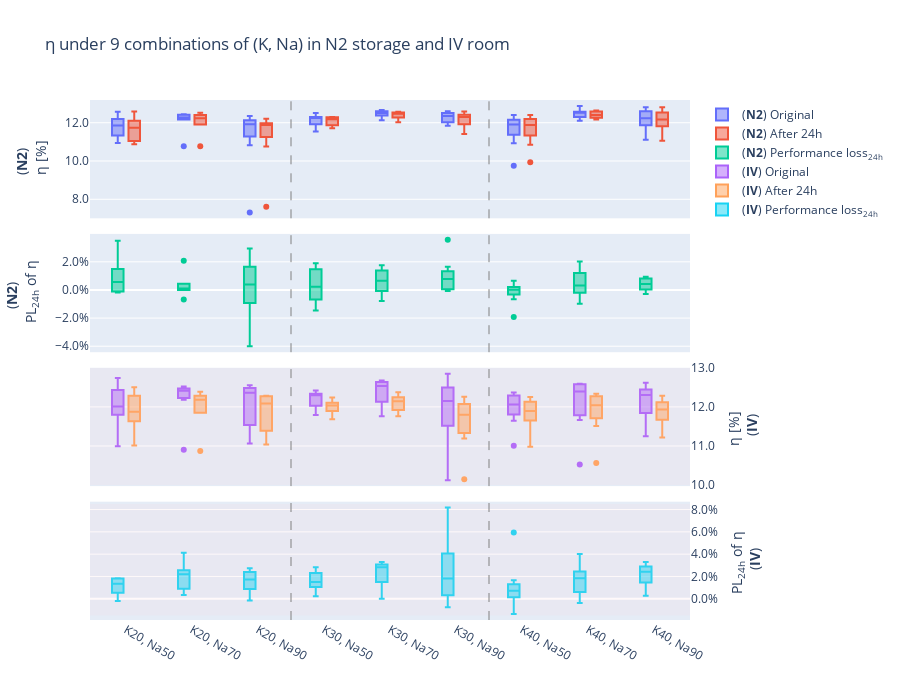

The cell this chart's notebook holds for it:
### Code cell
fig_Alkali_η = make_subplots(rows=4, cols=1,shared_xaxes = True,vertical_spacing=0.03)

fig_Alkali_η.add_trace(
    go.Box(y=Alkali_test_η_N2['η [%]'], x = Alkali_test_η_N2["Type"], 
           name = "(<b>N2</b>) Original", offsetgroup = "A"),
    row=1, col=1
)

fig_Alkali_η.add_trace(
    go.Box(y=Alkali_test_η_N2['η [%].1'], x = Alkali_test_η_N2["Type"], 
           name = "(<b>N2</b>) After 24h", offsetgroup = "B"),
    row=1, col=1
)


fig_Alkali_η.add_trace(
    go.Box(y=Alkali_test_η_N2['PL-η'], x = Alkali_test_η_N2["Type"], 
           name = "(<b>N2</b>) Performance loss<sub>24h</sub>", offsetgroup = "A"),
    row=2, col=1
)
#########
fig_Alkali_η.add_trace(
    go.Box(y=Alkali_test_η_IV['η [%]'], x = Alkali_test_η_IV["Type"], 
           name = "(<b>IV</b>) Original", offsetgroup = "A"),
    row=3, col=1
)

fig_Alkali_η.add_trace(
    go.Box(y=Alkali_test_η_IV['η [%].1'], x = Alkali_test_η_IV["Type"], 
           name = "(<b>IV</b>) After 24h", offsetgroup = "B"),
    row=3, col=1
)


fig_Alkali_η.add_trace(
    go.Box(y=Alkali_test_η_IV['PL-η'], x = Alkali_test_η_IV["Type"], 
           name = "(<b>IV</b>) Performance loss<sub>24h</sub>", offsetgroup = "A"),
    row=4, col=1
)

fig_Alkali_η.add_hrect(y0=10, y1=13, col="all", row=3,
              fillcolor="pink", opacity=0.1, line_width=0)

fig_Alkali_η.add_hrect(y0=-0.015, y1=0.085, col="all", row=4,
              fillcolor="pink", opacity=0.1, line_width=0)

fig_Alkali_η.add_vline(
        x=2.5, line_width=1, line_dash="dash", 
        line_color="grey")

fig_Alkali_η.add_vline(
        x=5.5, line_width=1, line_dash="dash", 
        line_color="grey")

fig_Alkali_η.update_layout(title = "η under 9 combinations of (K, Na) in N2 storage and IV room",
    boxmode='group', height=700, width=900,boxgap=0.5,
                     yaxis=dict(title=" (<b>N2</b>) <br> η [%]",tickformat=".1f"),
                     yaxis2=dict(title="(<b>N2</b>) <br> PL<sub>24h</sub> of η",tickformat = ',.1%'),
                     yaxis3=dict(title="η [%] <br> (<b>IV</b>)",side='right',tickformat=".1f"),
                     yaxis4=dict(title="PL<sub>24h</sub> of η <br> (<b>IV</b>)", dtick= 0.02,
                                 side='right',tickformat = ',.1%')
                    ) 
fig_Alkali_η.update_xaxes(tickangle=30) 
fig_Alkali_η.show()
fig_Alkali_η.write_image("3.4 η under 9 combinations of (K, Na) in N2 storage and IV room.png", scale=3, width=900, height=600)

### Figure 1 — Plotly figure (JSON) as saved in the notebook; plotly's stock layout.template omitted (floating-point values rounded to 4 significant figures)
{"data": [{"name": "(<b>N2</b>) Original", "offsetgroup": "A", "type": "box", "x": ["K20, Na50", "K20, Na50", "K20, Na50", "K20, Na70", "K20, Na70", "K20, Na70", "K20, Na70", "K20, Na90", "K20, Na90", "K20, Na90", "K20, Na90", "K30, Na50", "K30, Na50", "K30, Na50", "K30, Na50", "K30, Na70", "K30, Na70", "K30, Na70", "K30, Na70", "K30, Na90", "K30, Na90", "K30, Na90", "K30, Na90", "K40, Na50", "K40, Na50", "K40, Na50", "K40, Na50", "K40, Na70", "K40, Na70", "K40, Na70", "K40, Na70", "K40, Na90", "K40, Na90", "K40, Na90", "K40, Na90", "K20, Na50", "K20, Na50", "K20, Na50", "K20, Na50", "K20, Na70", "K20, Na70", "K20, Na90", "K20, Na90", "K20, Na90", "K20, Na90", "K30, Na50", "K30, Na50", "K30, Na50", "K30, Na50", "K30, Na70", "K30, Na70", "K30, Na70", "K30, Na70", "K30, Na90", "K30, Na90", "K30, Na90", "K30, Na90", "K40, Na50", "K40, Na50", "K40, Na50", "K40, Na50", "K40, Na70", "K40, Na70", "K40, Na70", "K40, Na70", "K40, Na90", "K40, Na90", "K40, Na90", "K40, Na90"], "xaxis": "x", "y": [12.23, 11.86, 12.57, 12.42, 12.44, 10.77, 12.25, 12.35, 12.09, 10.83, 11.76, 12.26, 11.76, 11.54, 12.51, 12.58, 12.13, 12.67, 12.27, 12.09, 12.55, 12.23, 11.96, 11.88, 11.81, 9.748, 11.93, 12.51, 12.4, 12.19, 12.1, 12.46, 12.1, 11.74, 11.12, 10.94, 11.4, 11.32, 12.1, 12.16, 12.3, 7.316, 12.08, 12.18, 11.75, 12.3, 12.07, 12.26, 12.3, 12.47, 12.47, 12.61, 12.55, 12.48, 12.59, 12.47, 11.84, 12.4, 12.1, 12.22, 10.93, 12.88, 12.61, 12.55, 12.54, 12.8, 12.74, 12.35, 12.0], "yaxis": "y"}, {"name": "(<b>N2</b>) After 24h", "offsetgroup": "B", "type": "box", "x": ["K20, Na50", "K20, Na50", "K20, Na50", "K20, Na70", "K20, Na70", "K20, Na70", "K20, Na70", "K20, Na90", "K20, Na90", "K20, Na90", "K20, Na90", "K30, Na50", "K30, Na50", "K30, Na50", "K30, Na50", "K30, Na70", "K30, Na70", "K30, Na70", "K30, Na70", "K30, Na90", "K30, Na90", "K30, Na90", "K30, Na90", "K40, Na50", "K40, Na50", "K40, Na50", "K40, Na50", "K40, Na70", "K40, Na70", "K40, Na70", "K40, Na70", "K40, Na90", "K40, Na90", "K40, Na90", "K40, Na90", "K20, Na50", "K20, Na50", "K20, Na50", "K20, Na50", "K20, Na70", "K20, Na70", "K20, Na90", "K20, Na90", "K20, Na90", "K20, Na90", "K30, Na50", "K30, Na50", "K30, Na50", "K30, Na50", "K30, Na70", "K30, Na70", "K30, Na70", "K30, Na70", "K30, Na90", "K30, Na90", "K30, Na90", "K30, Na90", "K40, Na50", "K40, Na50", "K40, Na50", "K40, Na50", "K40, Na70", "K40, Na70", "K40, Na70", "K40, Na70", "K40, Na90", "K40, Na90", "K40, Na90", "K40, Na90"], "xaxis": "x", "y": [12.02, 11.74, 12.59, 12.41, 12.52, 10.77, 12.2, 11.99, 11.82, 10.76, 11.74, 12.13, 11.89, 11.71, 12.28, 12.52, 12.03, 12.45, 12.13, 11.89, 12.44, 12.24, 11.95, 11.84, 11.81, 9.935, 11.93, 12.44, 12.37, 12.17, 12.22, 12.35, 12.01, 11.63, 11.06, 10.88, 11.4, 10.93, 12.12, 11.91, 12.28, 7.609, 11.95, 12.21, 11.94, 12.23, 11.84, 12.28, 12.3, 12.49, 12.57, 12.4, 12.54, 12.35, 12.59, 12.38, 11.42, 12.4, 12.1, 12.3, 10.85, 12.64, 12.56, 12.29, 12.61, 12.8, 12.73, 12.31, 12.03], "yaxis": "y"}, {"name": "(<b>N2</b>) Performance loss<sub>24h</sub>", "offsetgroup": "A", "type": "box", "x": ["K20, Na50", "K20, Na50", "K20, Na50", "K20, Na70", "K20, Na70", "K20, Na70", "K20, Na70", "K20, Na90", "K20, Na90", "K20, Na90", "K20, Na90", "K30, Na50", "K30, Na50", "K30, Na50", "K30, Na50", "K30, Na70", "K30, Na70", "K30, Na70", "K30, Na70", "K30, Na90", "K30, Na90", "K30, Na90", "K30, Na90", "K40, Na50", "K40, Na50", "K40, Na50", "K40, Na50", "K40, Na70", "K40, Na70", "K40, Na70", "K40, Na70", "K40, Na90", "K40, Na90", "K40, Na90", "K40, Na90", "K20, Na50", "K20, Na50", "K20, Na50", "K20, Na50", "K20, Na70", "K20, Na70", "K20, Na90", "K20, Na90", "K20, Na90", "K20, Na90", "K30, Na50", "K30, Na50", "K30, Na50", "K30, Na50", "K30, Na70", "K30, Na70", "K30, Na70", "K30, Na70", "K30, Na90", "K30, Na90", "K30, Na90", "K30, Na90", "K40, Na50", "K40, Na50", "K40, Na50", "K40, Na50", "K40, Na70", "K40, Na70", "K40, Na70", "K40, Na70", "K40, Na90", "K40, Na90", "K40, Na90", "K40, Na90"], "xaxis": "x2", "y": [0.01669, 0.009783, -0.001352, 0.0007249, -0.006834, 0, 0.004326, 0.02946, 0.02242, 0.006188, 0.001531, 0.01085, -0.01131, -0.01465, 0.01846, 0.004531, 0.00841, 0.01752, 0.01157, 0.01654, 0.008131, -0.0007356, 0.0006688, 0.003704, 0, -0.01918, 0.0003352, 0.005358, 0.002499, 0.001805, -0.009837, 0.008587, 0.007683, 0.009454, 0.005218, 0.005668, 0, 0.03489, -0.001818, 0.0208, 0.001383, -0.04005, 0.01068, -0.002217, -0.01626, 0.005042, 0.01905, -0.002203, -0.0004066, -0.001845, -0.007856, 0.01618, 0.0003188, 0.009937, 0.000397, 0.007456, 0.03564, 0, 0.0003304, -0.006549, 0.006499, 0.01864, 0.003887, 0.02017, -0.005664, 0, 0.0007066, 0.003239, -0.002917], "yaxis": "y2"}, {"name": "(<b>IV</b>) Original", "offsetgroup": "A", "type": "box", "x": ["K20, Na50", "K20, Na50", "K20, Na50", "K20, Na50", "K20, Na70", "K20, Na70", "K20, Na70", "K20, Na90", "K20, Na90", "K20, Na90", "K20, Na90", "K30, Na50", "K30, Na50", "K30, Na50", "K30, Na50", "K30, Na70", "K30, Na70", "K30, Na70", "K30, Na70", "K30, Na90", "K30, Na90", "K30, Na90", "K30, Na90", "K40, Na50", "K40, Na50", "K40, Na50", "K40, Na50", "K40, Na70", "K40, Na70", "K40, Na70", "K40, Na70", "K40, Na90", "K40, Na90", "K40, Na90", "K40, Na90", "K20, Na50", "K20, Na50", "K20, Na50", "K20, Na50", "K20, Na70", "K20, Na70", "K20, Na70", "K20, Na70", "K20, Na90", "K20, Na90", "K20, Na90", "K20, Na90", "K30, Na50", "K30, Na50", "K30, Na50", "K30, Na70", "K30, Na70", "K30, Na70", "K30, Na70", "K30, Na90", "K30, Na90", "K30, Na90", "K30, Na90", "K40, Na50", "K40, Na50", "K40, Na50", "K40, Na50", "K40, Na70", "K40, Na70", "K40, Na70", "K40, Na70", "K40, Na90", "K40, Na90", "K40, Na90", "K40, Na90"], "xaxis": "x3", "y": [12.26, 11.99, 11.89, 12.6, 12.52, 12.47, 12.47, 12.36, 12.46, 12.51, 12.36, 12.42, 12.32, 12.23, 12.34, 12.66, 12.67, 12.62, 12.52, 12.51, 12.85, 10.13, 12.09, 12.31, 11.01, 11.99, 12.27, 12.59, 12.23, 11.67, 12.56, 12.34, 12.51, 12.62, 11.25, 11.71, 10.99, 12.04, 12.74, 12.42, 10.91, 12.36, 12.18, 12.55, 11.07, 11.66, 11.41, 11.96, 11.8, 12.3, 12.41, 11.86, 11.76, 12.55, 12.21, 11.29, 12.49, 11.74, 11.64, 11.97, 12.12, 12.37, 10.52, 12.58, 12.59, 11.9, 12.27, 11.63, 12.06, 12.38], "yaxis": "y3"}, {"name": "(<b>IV</b>) After 24h", "offsetgroup": "B", "type": "box", "x": ["K20, Na50", "K20, Na50", "K20, Na50", "K20, Na50", "K20, Na70", "K20, Na70", "K20, Na70", "K20, Na90", "K20, Na90", "K20, Na90", "K20, Na90", "K30, Na50", "K30, Na50", "K30, Na50", "K30, Na50", "K30, Na70", "K30, Na70", "K30, Na70", "K30, Na70", "K30, Na90", "K30, Na90", "K30, Na90", "K30, Na90", "K40, Na50", "K40, Na50", "K40, Na50", "K40, Na50", "K40, Na70", "K40, Na70", "K40, Na70", "K40, Na70", "K40, Na90", "K40, Na90", "K40, Na90", "K40, Na90", "K20, Na50", "K20, Na50", "K20, Na50", "K20, Na50", "K20, Na70", "K20, Na70", "K20, Na70", "K20, Na70", "K20, Na90", "K20, Na90", "K20, Na90", "K20, Na90", "K30, Na50", "K30, Na50", "K30, Na50", "K30, Na70", "K30, Na70", "K30, Na70", "K30, Na70", "K30, Na90", "K30, Na90", "K30, Na90", "K30, Na90", "K40, Na50", "K40, Na50", "K40, Na50", "K40, Na50", "K40, Na70", "K40, Na70", "K40, Na70", "K40, Na70", "K40, Na90", "K40, Na90", "K40, Na90", "K40, Na90"], "xaxis": "x3", "y": [12.19, 11.77, 11.83, 12.37, 12.39, 12.2, 12.19, 12.02, 12.27, 12.27, 12.16, 12.24, 12.09, 11.88, 12.04, 12.24, 12.37, 12.26, 12.15, 12.2, 12.26, 10.15, 11.95, 12.22, 10.98, 11.99, 11.54, 12.34, 12.02, 11.51, 12.29, 12.0, 12.23, 12.28, 11.22, 11.5, 11.01, 11.92, 12.51, 12.31, 10.87, 11.85, 11.86, 12.29, 11.04, 11.35, 11.43, 11.94, 11.68, 12.11, 12.06, 11.78, 11.76, 12.15, 11.78, 11.19, 11.47, 11.83, 11.8, 11.77, 12.05, 12.25, 10.56, 12.07, 12.25, 11.91, 11.89, 11.47, 11.88, 11.97], "yaxis": "y3"}, {"name": "(<b>IV</b>) Performance loss<sub>24h</sub>", "offsetgroup": "A", "type": "box", "x": ["K20, Na50", "K20, Na50", "K20, Na50", "K20, Na50", "K20, Na70", "K20, Na70", "K20, Na70", "K20, Na90", "K20, Na90", "K20, Na90", "K20, Na90", "K30, Na50", "K30, Na50", "K30, Na50", "K30, Na50", "K30, Na70", "K30, Na70", "K30, Na70", "K30, Na70", "K30, Na90", "K30, Na90", "K30, Na90", "K30, Na90", "K40, Na50", "K40, Na50", "K40, Na50", "K40, Na50", "K40, Na70", "K40, Na70", "K40, Na70", "K40, Na70", "K40, Na90", "K40, Na90", "K40, Na90", "K40, Na90", "K20, Na50", "K20, Na50", "K20, Na50", "K20, Na50", "K20, Na70", "K20, Na70", "K20, Na70", "K20, Na70", "K20, Na90", "K20, Na90", "K20, Na90", "K20, Na90", "K30, Na50", "K30, Na50", "K30, Na50", "K30, Na70", "K30, Na70", "K30, Na70", "K30, Na70", "K30, Na90", "K30, Na90", "K30, Na90", "K30, Na90", "K40, Na50", "K40, Na50", "K40, Na50", "K40, Na50", "K40, Na70", "K40, Na70", "K40, Na70", "K40, Na70", "K40, Na90", "K40, Na90", "K40, Na90", "K40, Na90"], "xaxis": "x4", "y": [0.005464, 0.01819, 0.005214, 0.01794, 0.01102, 0.02205, 0.02246, 0.02735, 0.01461, 0.01847, 0.01618, 0.01433, 0.01907, 0.02829, 0.02447, 0.03295, 0.02383, 0.02854, 0.0294, 0.02447, 0.04561, -0.002568, 0.01175, 0.007958, 0.002453, 0.0003336, 0.05933, 0.01979, 0.01701, 0.01329, 0.02157, 0.02699, 0.02167, 0.0267, 0.002756, 0.01743, -0.002002, 0.009635, 0.01845, 0.008215, 0.003301, 0.04133, 0.0266, 0.02127, 0.002801, 0.02667, -0.001577, 0.002173, 0.009411, 0.01513, 0.02789, 0.00641, 0, 0.03219, 0.03562, 0.008678, 0.08173, -0.007583, -0.01374, 0.01671, 0.006187, 0.009299, -0.0038, 0.04024, 0.02716, -0.001176, 0.03081, 0.01376, 0.01542, 0.03303], "yaxis": "y4"}], "layout": {"boxgap": 0.5, "boxmode": "group", "height": 700, "shapes": [{"fillcolor": "pink", "line": {"width": 0}, "opacity": 0.1, "type": "rect", "x0": 0, "x1": 1, "xref": "x3 domain", "y0": 10, "y1": 13, "yref": "y3"}, {"fillcolor": "pink", "line": {"width": 0}, "opacity": 0.1, "type": "rect", "x0": 0, "x1": 1, "xref": "x4 domain", "y0": -0.015, "y1": 0.085, "yref": "y4"}, {"line": {"color": "grey", "dash": "dash", "width": 1}, "type": "line", "x0": 2.5, "x1": 2.5, "xref": "x", "y0": 0, "y1": 1, "yref": "y domain"}, {"line": {"color": "grey", "dash": "dash", "width": 1}, "type": "line", "x0": 2.5, "x1": 2.5, "xref": "x2", "y0": 0, "y1": 1, "yref": "y2 domain"}, {"line": {"color": "grey", "dash": "dash", "width": 1}, "type": "line", "x0": 2.5, "x1": 2.5, "xref": "x3", "y0": 0, "y1": 1, "yref": "y3 domain"}, {"line": {"color": "grey", "dash": "dash", "width": 1}, "type": "line", "x0": 2.5, "x1": 2.5, "xref": "x4", "y0": 0, "y1": 1, "yref": "y4 domain"}, {"line": {"color": "grey", "dash": "dash", "width": 1}, "type": "line", "x0": 5.5, "x1": 5.5, "xref": "x", "y0": 0, "y1": 1, "yref": "y domain"}, {"line": {"color": "grey", "dash": "dash", "width": 1}, "type": "line", "x0": 5.5, "x1": 5.5, "xref": "x2", "y0": 0, "y1": 1, "yref": "y2 domain"}, {"line": {"color": "grey", "dash": "dash", "width": 1}, "type": "line", "x0": 5.5, "x1": 5.5, "xref": "x3", "y0": 0, "y1": 1, "yref": "y3 domain"}, {"line": {"color": "grey", "dash": "dash", "width": 1}, "type": "line", "x0": 5.5, "x1": 5.5, "xref": "x4", "y0": 0, "y1": 1, "yref": "y4 domain"}], "title": {"text": "η under 9 combinations of (K, Na) in N2 storage and IV room"}, "width": 900, "xaxis": {"anchor": "y", "domain": [0, 1], "matches": "x4", "showticklabels": false, "tickangle": 30}, "xaxis2": {"anchor": "y2", "domain": [0, 1], "matches": "x4", "showticklabels": false, "tickangle": 30}, "xaxis3": {"anchor": "y3", "domain": [0, 1], "matches": "x4", "showticklabels": false, "tickangle": 30}, "xaxis4": {"anchor": "y4", "domain": [0, 1], "tickangle": 30}, "yaxis": {"anchor": "x", "domain": [0.7725, 1], "tickformat": ".1f", "title": {"text": " (<b>N2</b>) <br> η [%]"}}, "yaxis2": {"anchor": "x2", "domain": [0.515, 0.7425], "tickformat": ",.1%", "title": {"text": "(<b>N2</b>) <br> PL<sub>24h</sub> of η"}}, "yaxis3": {"anchor": "x3", "domain": [0.2575, 0.485], "side": "right", "tickformat": ".1f", "title": {"text": "η [%] <br> (<b>IV</b>)"}}, "yaxis4": {"anchor": "x4", "domain": [0, 0.2275], "dtick": 0.02, "side": "right", "tickformat": ",.1%", "title": {"text": "PL<sub>24h</sub> of η <br> (<b>IV</b>)"}}}}
